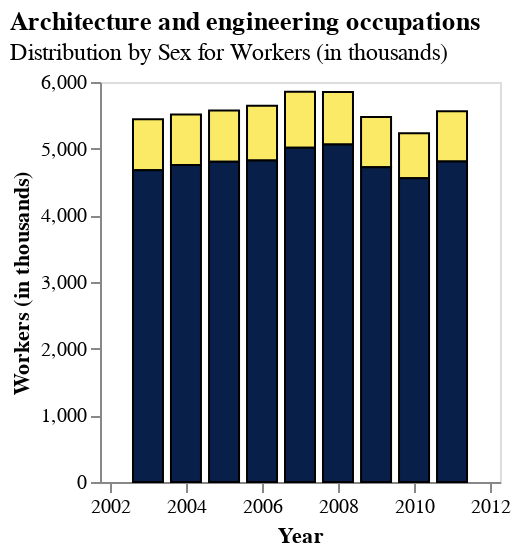

Notebook code for this chart:
### Code cell
TimeSeriesBar(bls_melted, 'Architecture and engineering occupations', "Workers (in thousands)")

### Figure 1 — Vega-Lite specification as saved in the notebook (floating-point values rounded to 4 significant figures)
{"config": {"view": {"continuousWidth": 300, "continuousHeight": 300}}, "data": {"name": "data-b9a24f1a4ab302ec2641f5ec5b1b2b6b"}, "mark": {"type": "bar", "size": 15, "stroke": "black", "strokeWidth": 1}, "encoding": {"color": {"field": "SEX", "legend": null, "scale": {"range": ["#FBEA65", "#081F49"]}, "type": "nominal"}, "x": {"axis": {"grid": false, "title": "Year"}, "field": "year", "scale": {"domain": ["2002-01-01T00:00:00", "2012-01-01T00:00:00"]}, "type": "temporal"}, "y": {"axis": {"grid": false, "title": "Workers (in thousands)"}, "field": "count", "stack": true, "type": "quantitative"}}, "height": 200, "title": {"text": "Architecture and engineering occupations", "subtitle": "Distribution by Sex for Workers (in thousands)", "anchor": "start"}, "width": 200, "$schema": "https://vega.github.io/schema/vega-lite/v5.16.3.json", "datasets": {"data-b9a24f1a4ab302ec2641f5ec5b1b2b6b": [{"year": "2003-01-01T00:00:00", "OCCUPATION": "Architecture and engineering occupations", "SEX": "Females", "count": 766.0}, {"year": "2004-01-01T00:00:00", "OCCUPATION": "Architecture and engineering occupations", "SEX": "Females", "count": 757.0}, {"year": "2005-01-01T00:00:00", "OCCUPATION": "Architecture and engineering occupations", "SEX": "Females", "count": 767.0}, {"year": "2006-01-01T00:00:00", "OCCUPATION": "Architecture and engineering occupations", "SEX": "Females", "count": 821.0}, {"year": "2007-01-01T00:00:00", "OCCUPATION": "Architecture and engineering occupations", "SEX": "Females", "count": 841.0}, {"year": "2008-01-01T00:00:00", "OCCUPATION": "Architecture and engineering occupations", "SEX": "Females", "count": 788.0}, {"year": "2009-01-01T00:00:00", "OCCUPATION": "Architecture and engineering occupations", "SEX": "Females", "count": 753.0}, {"year": "2010-01-01T00:00:00", "OCCUPATION": "Architecture and engineering occupations", "SEX": "Females", "count": 673.0}, {"year": "2011-01-01T00:00:00", "OCCUPATION": "Architecture and engineering occupations", "SEX": "Females", "count": 755.0}, {"year": "2003-01-01T00:00:00", "OCCUPATION": "Architecture and engineering occupations", "SEX": "Males", "count": 4677.0}, {"year": "2004-01-01T00:00:00", "OCCUPATION": "Architecture and engineering occupations", "SEX": "Males", "count": 4755.0}, {"year": "2005-01-01T00:00:00", "OCCUPATION": "Architecture and engineering occupations", "SEX": "Males", "count": 4804.0}, {"year": "2006-01-01T00:00:00", "OCCUPATION": "Architecture and engineering occupations", "SEX": "Males", "count": 4824.0}, {"year": "2007-01-01T00:00:00", "OCCUPATION": "Architecture and engineering occupations", "SEX": "Males", "count": 5012.0}, {"year": "2008-01-01T00:00:00", "OCCUPATION": "Architecture and engineering occupations", "SEX": "Males", "count": 5063.0}, {"year": "2009-01-01T00:00:00", "OCCUPATION": "Architecture and engineering occupations", "SEX": "Males", "count": 4722.0}, {"year": "2010-01-01T00:00:00", "OCCUPATION": "Architecture and engineering occupations", "SEX": "Males", "count": 4557.0}, {"year": "2011-01-01T00:00:00", "OCCUPATION": "Architecture and engineering occupations", "SEX": "Males", "count": 4807.0}]}}
